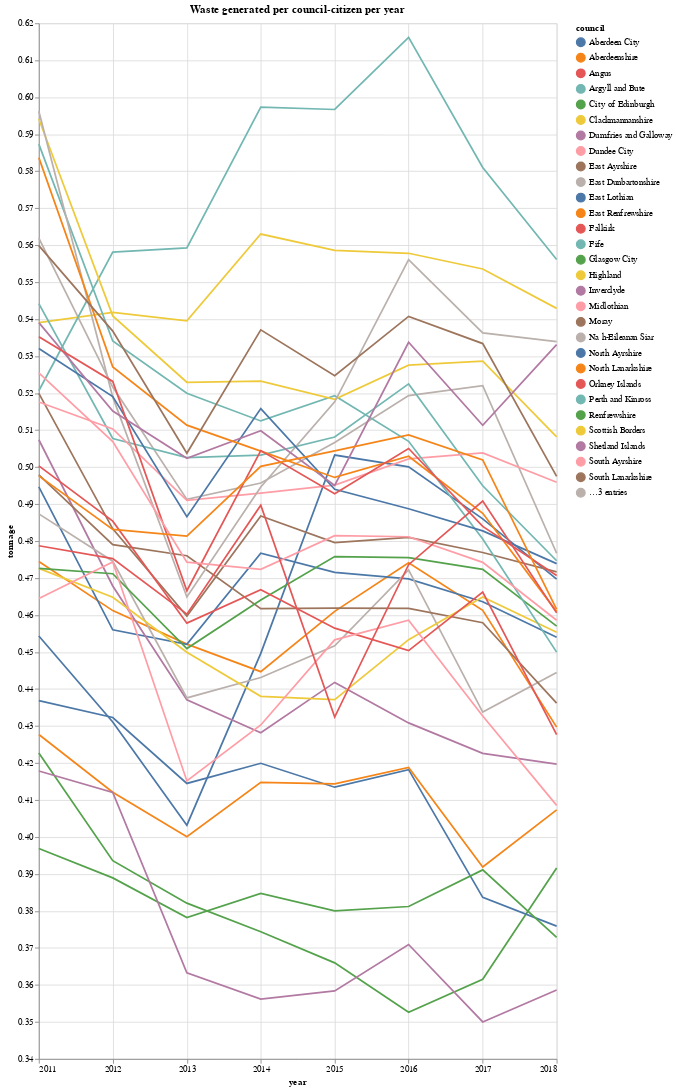

Notebook source saved alongside this figure:
### Code cell
; Plot an info-graphic the waste tonnage genearated per council citizen per year

(defn line-graph [title data]
  (let [year-count (count (group-by :year data))]
    {:title title
     :width 600
     :height 1200       
     :data {:values data}
     :mark "line"
     :layer [
             {
              :encoding {
                         :x {:field "year" :type "temporal" :timeUnit "year" :axis {:tickCount year-count :title "year"}}
                         :y {:field "tonnage" :type "quantitative" :scale {:zero false} :axis {:title "tonnage"}}
                         :color {:field "council" :type "nominal"}}
              :layer [
                      {:mark "line"}
                      {
                       :selection {
                                   :label {
                                           :type "single"
                                           :nearest true
                                           :on "mouseover"
                                           :encodings ["x"]
                                           :empty "none"
                                           }
                                   }
                       :mark "point"
                       :encoding {
                                  :opacity {
                                            :condition {:selection "label" :value 1}
                                            :value 0
                                            }
                                  }
                       }
                      ]
              }
             {
      :transform [{:filter {:selection "label"}}],
      :layer [
        {
          :mark {:type "rule" :color "gray"},
          :encoding {
            :x {:type "temporal"  :field "year"}
          }
        },
        {
          :encoding {
            :text {:type "nominal", :field "council"},
            :x {:type "temporal", :field "year"},
            :y {:type "quantitative", :field "tonnage"}
          },
          :layer [
            {
              :mark {
                :type "text",
                :stroke "white",
                :strokeWidth 2,
                :align "left",
                :dx 5,
                :dy -5
              }
            },
            {
              :mark {:type "text", :align "left", :dx 5, :dy -5},
              :encoding {
                :color {:type "nominal", :field "council"}
              }
            }
          ]
        }
      ]
    }
             ]
     }))

(display/render-mime 
    :application/vnd.vegalite.v2+json 
    (line-graph "Waste generated per council-citizen per year" answer'))

### Figure 1 — Vega-Lite specification as saved in the notebook (floating-point values rounded to 4 significant figures; data arrays with more than 128 entries replaced by an {"elided": "..."} marker saying what was removed)
{"data": {"values": {"elided": "256 records"}}, "height": 1200, "layer": [{"encoding": {"color": {"field": "council", "type": "nominal"}, "x": {"axis": {"tickCount": 8, "title": "year"}, "field": "year", "timeUnit": "year", "type": "temporal"}, "y": {"axis": {"title": "tonnage"}, "field": "tonnage", "scale": {"zero": false}, "type": "quantitative"}}, "layer": [{"mark": "line"}, {"encoding": {"opacity": {"condition": {"selection": "label", "value": 1}, "value": 0}}, "mark": "point", "selection": {"label": {"empty": "none", "encodings": ["x"], "nearest": true, "on": "mouseover", "resolve": "global", "type": "single"}}}]}, {"layer": [{"encoding": {"x": {"field": "year", "type": "temporal"}}, "mark": {"color": "gray", "type": "rule"}}, {"encoding": {"text": {"field": "council", "type": "nominal"}, "x": {"field": "year", "type": "temporal"}, "y": {"field": "tonnage", "type": "quantitative"}}, "layer": [{"mark": {"align": "left", "dx": 5, "dy": -5, "stroke": "white", "strokeWidth": 2, "type": "text"}}, {"encoding": {"color": {"field": "council", "type": "nominal"}}, "mark": {"align": "left", "dx": 5, "dy": -5, "type": "text"}}]}], "transform": [{"filter": {"selection": "label"}}]}], "mark": "line", "title": "Waste generated per council-citizen per year", "width": 600}
